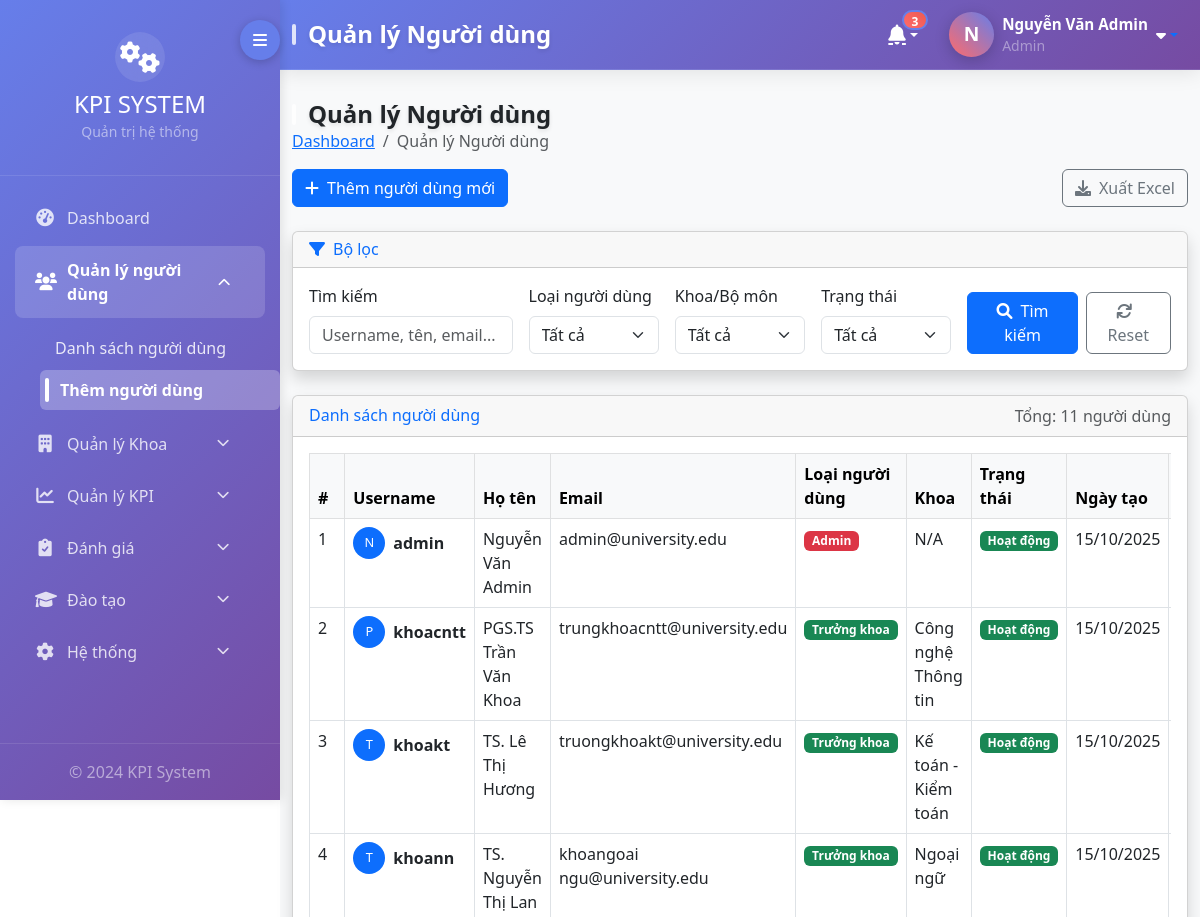
Before: /admin/users.php (signed in, upper part) with the older database file.
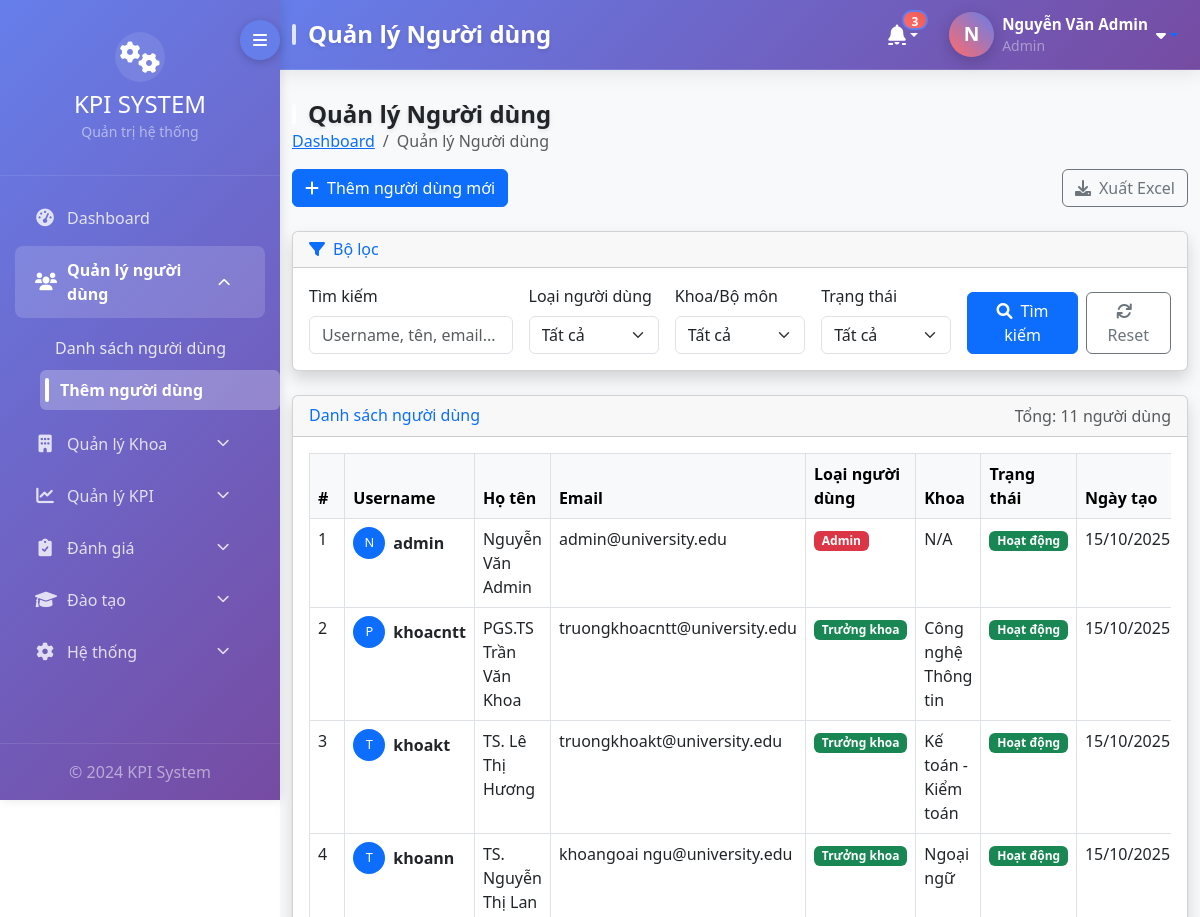
After: the same page with the newer database file.
### tables this page shows
CREATE TABLE `users` (
  `id` int(11) NOT NULL,
  `username` varchar(50) NOT NULL,
  `password` varchar(255) NOT NULL,
  `email` varchar(255) NOT NULL,
  `full_name` varchar(255) NOT NULL,
  `user_type` enum('admin','truongkhoa','giangvien') NOT NULL,
  `department_id` int(11) DEFAULT NULL,
  `is_active` tinyint(1) DEFAULT 1,
  `avatar_url` varchar(500) DEFAULT NULL,
  `phone_number` varchar(20) DEFAULT NULL,
  `created_at` timestamp NOT NULL DEFAULT current_timestamp(),
  `updated_at` timestamp NOT NULL DEFAULT current_timestamp() ON UPDATE current_timestamp()
);

CREATE TABLE `departments` (
  `id` int(11) NOT NULL,
  `department_code` varchar(20) NOT NULL,
  `department_name` varchar(255) NOT NULL,
  `description` text DEFAULT NULL,
  `is_active` tinyint(1) DEFAULT 1,
  `created_at` timestamp NOT NULL DEFAULT current_timestamp(),
  `updated_at` timestamp NOT NULL DEFAULT current_timestamp() ON UPDATE current_timestamp()
);

### admin/users.php (the view, shortened to what the rows shown need)
<?php
require_once '../includes/config.php';
require_once '../includes/headeradmin.php';
require_once '../includes/sidebaradmin.php';
$page = isset($_GET['page']) ? (int)$_GET['page'] : 1;
$limit = 10;
$offset = ($page - 1) * $limit;
$params = [];
$whereSQL = '';
try {
    $countSql = "SELECT COUNT(*) as total FROM users u $whereSQL";
    if (!empty($params)) {
        $stmt = $pdo->prepare($countSql);
        $stmt->execute($params);
    } else {
        $stmt = $pdo->query($countSql);
    }
    $sql = "SELECT u.*, d.department_name
            FROM users u
            LEFT JOIN departments d ON u.department_id = d.id
            $whereSQL
            ORDER BY u.created_at DESC
            LIMIT $limit OFFSET $offset";
    if (!empty($params)) {
        $stmt = $pdo->prepare($sql);
        $stmt->execute($params);
    } else {
        $stmt = $pdo->query($sql);
    }
    $users = $stmt->fetchAll(PDO::FETCH_ASSOC);
} catch (PDOException $e) {
    $error = "Lỗi kết nối database: " . $e->getMessage();
}
?>
<div class="main-content">
    <div class="container-fluid">
        <div class="page-header">
            <h1 class="page-title">Quản lý Người dùng</h1>
        </div>
        <div class="card shadow">
            <div class="card-body">
                <div class="table-responsive">
                    <table class="table table-bordered table-hover" id="usersTable">
                        <thead class="table-light">
                            <tr>
                                <th width="50">#</th>
                                <th>Username</th>
                                <th>Họ tên</th>
                                <th>Email</th>
                                <th>Loại người dùng</th>
                                <th>Khoa</th>
                                <th>Trạng thái</th>
                                <th>Ngày tạo</th>
                                <th width="150">Thao tác</th>
                            </tr>
                        </thead>
                        <tbody>
                            <?php if (count($users) > 0): ?>
                                <?php foreach ($users as $index => $user): ?>
                                    <tr>
                                        <td><?php echo $offset + $index + 1; ?></td>
                                        <td>
                                            <div class="d-flex align-items-center">
                                                <?php if (!empty($user['avatar_url'])): ?>
                                                    <img src="<?php echo htmlspecialchars($user['avatar_url']); ?>"
                                                         class="rounded-circle me-2" width="32" height="32"
                                                         alt="<?php echo htmlspecialchars($user['full_name']); ?>">
                                                <?php else: ?>
                                                    <div class="rounded-circle bg-primary text-white d-flex align-items-center justify-content-center me-2"
                                                         style="width: 32px; height: 32px; font-size: 0.8rem;">
                                                        <?php echo strtoupper(substr($user['full_name'], 0, 1)); ?>
                                                    </div>
                                                <?php endif; ?>
                                                <strong><?php echo htmlspecialchars($user['username']); ?></strong>
                                            </div>
                                        </td>
                                        <td><?php echo htmlspecialchars($user['full_name']); ?></td>
                                        <td><?php echo htmlspecialchars($user['email']); ?></td>
                                        <td>
                                            <?php
                                            $badge_class = [
                                                'admin' => 'bg-danger',
                                                'giangvien' => 'bg-primary',
                                                'truongkhoa' => 'bg-success'
                                            ];
                                            $type_text = [
                                                'admin' => 'Admin',
                                                'giangvien' => 'Giảng viên',
                                                'truongkhoa' => 'Trưởng khoa'
                                            ];
                                            ?>
                                            <span class="badge <?php echo $badge_class[$user['user_type']] ?? 'bg-secondary'; ?>">
                                                <?php echo $type_text[$user['user_type']] ?? $user['user_type']; ?>
                                            </span>
                                        </td>
                                        <td><?php echo htmlspecialchars($user['department_name'] ?? 'N/A'); ?></td>
                                        <td>
                                            <span class="badge <?php echo $user['is_active'] ? 'bg-success' : 'bg-secondary'; ?>">
                                                <?php echo $user['is_active'] ? 'Hoạt động' : 'Không hoạt động'; ?>
                                            </span>
                                        </td>
                                        <td><?php echo date('d/m/Y', strtotime($user['created_at'])); ?></td>
                                        <td>
                                        </td>
                                    </tr>
                                <?php endforeach; ?>
                            <?php endif; ?>
                        </tbody>
                    </table>
                </div>
            </div>
        </div>
    </div>
</div>
<?php require_once '../includes/footer.php'; ?>

Changed rows visible on the page:
changed users "khoacntt": email "trungkhoacntt@university.edu" → "truongkhoacntt@university.edu"
